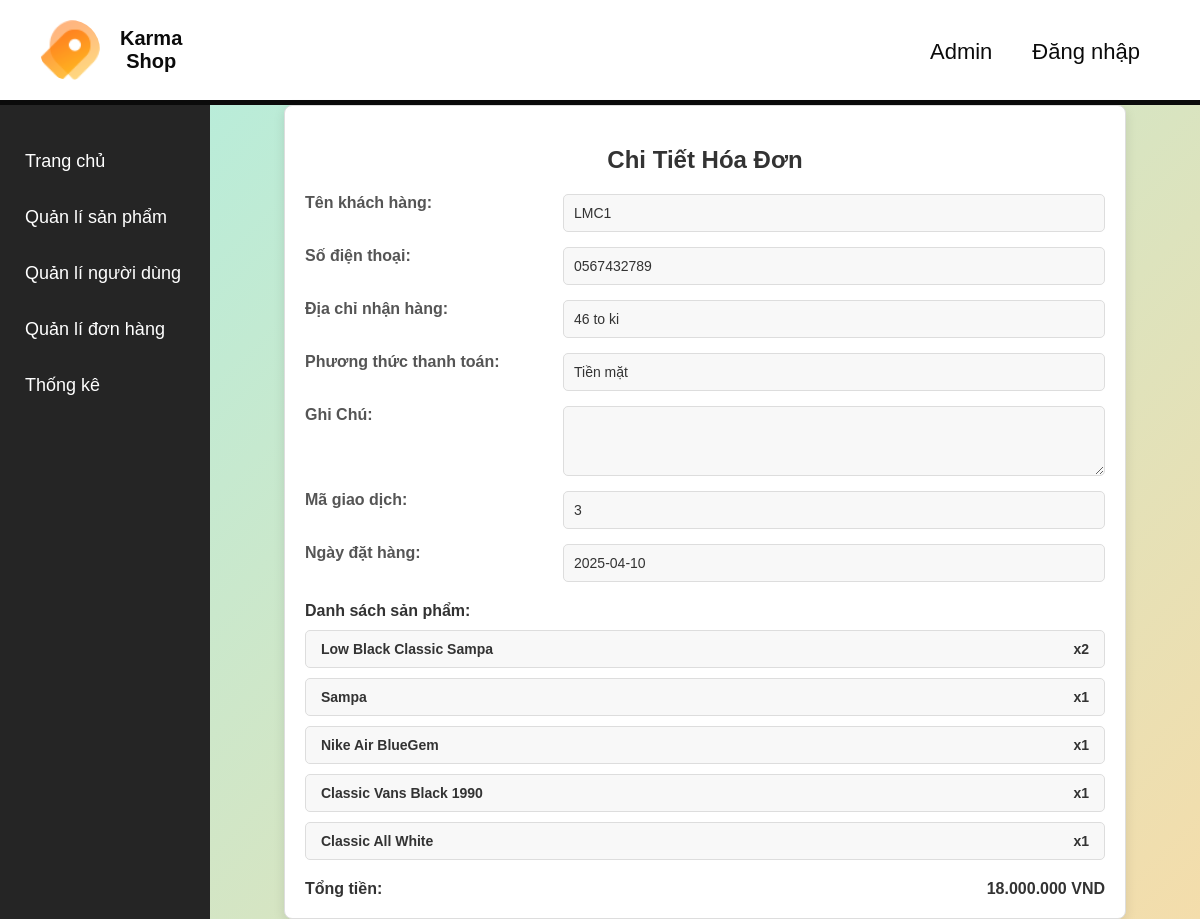
The page /chitietgiaodich.php?iddonhang=3 on the database its author committed.
### tables this page shows
CREATE TABLE `donhang` (
  `iddonhang` int(11) NOT NULL,
  `idKH` int(11) NOT NULL,
  `ngaymua` date DEFAULT NULL,
  `tongtien` decimal(10,2) DEFAULT NULL CHECK (`tongtien` >= 0),
  `trangthai` varchar(50) DEFAULT 'Chưa xác nhận',
  `diachi` text DEFAULT NULL,
  `sdt` varchar(15) DEFAULT NULL,
  `ghichu` text DEFAULT NULL,
  `phuongthucthanhtoan` varchar(50) NOT NULL DEFAULT 'Chưa xác định',
  `ngaycapnhat` timestamp NOT NULL DEFAULT current_timestamp() ON UPDATE current_timestamp()
);

CREATE TABLE `kh` (
  `idKH` int(11) NOT NULL,
  `diachi` varchar(255) DEFAULT NULL,
  `sdt` varchar(15) DEFAULT NULL,
  `email` varchar(255) NOT NULL,
  `dob` date NOT NULL,
  `tenkh` varchar(255) NOT NULL,
  `password` varchar(255) NOT NULL,
  `ngaydangky` date DEFAULT NULL,
  `status` tinyint(1) DEFAULT 1
);

CREATE TABLE `ctdonhang` (
  `idCTDH` int(11) NOT NULL,
  `iddonhang` int(11) DEFAULT NULL,
  `idsp` int(11) DEFAULT NULL,
  `soluong` int(11) DEFAULT NULL CHECK (`soluong` > 0),
  `giathanh` decimal(10,2) DEFAULT NULL CHECK (`giathanh` >= 0)
);

CREATE TABLE `sp` (
  `idsp` int(11) NOT NULL,
  `idloai` int(11) DEFAULT NULL,
  `images` longblob DEFAULT NULL,
  `tensp` varchar(255) NOT NULL,
  `giathanh` int(11) NOT NULL,
  `soluong` int(11) NOT NULL,
  `mota` varchar(1000) NOT NULL,
  `ansp` tinyint(1) NOT NULL
);

### chitietgiaodich.php (the view, shortened to what this page needs)
<?php
$servername = "localhost";
$username = "root";
$password = "";
$dbname = "test";
$conn = new mysqli($servername, $username, $password, $dbname);
$iddonhang = $_GET['iddonhang'];
$sql_order = "SELECT dh.iddonhang, dh.ngaymua, dh.diachi, dh.sdt, dh.ghichu, dh.phuongthucthanhtoan, kh.tenkh
FROM donhang dh
JOIN kh ON dh.idKH = kh.idKH
WHERE dh.iddonhang = ?";
$stmt_order = $conn->prepare($sql_order);
$stmt_order->bind_param("i", $iddonhang);
$stmt_order->execute();
$result_order = $stmt_order->get_result();
$order = $result_order->fetch_assoc();
$sql_details = "SELECT sp.tensp, ctdh.soluong, ctdh.giathanh
FROM ctdonhang ctdh
JOIN sp ON ctdh.idsp = sp.idsp
WHERE ctdh.iddonhang = ?";
$stmt_details = $conn->prepare($sql_details);
$stmt_details->bind_param("i", $iddonhang);
$stmt_details->execute();
$result_details = $stmt_details->get_result();
$total = 0;
$products = [];
while ($row = $result_details->fetch_assoc()) {
$products[] = $row;
$total += $row['soluong'] * $row['giathanh'];
}
?>
<!DOCTYPE html>
<html lang="vi">
<head>
</head>
<body>
<?php include 'header-admin.php'?>
<div class="admin-container">
<?php include 'sidebar.php' ?>
  <div class="container">
    <h2>Chi Tiết Hóa Đơn</h2>
    <div class="info-group">
      <label>Tên khách hàng:</label>
        <div class="info"><?php echo htmlspecialchars($order['tenkh']); ?></div>
    </div>
    <div class="info-group">
      <label>Số điện thoại:</label>
        <div class="info"><?php echo htmlspecialchars($order['sdt']); ?></div>
    </div>
    <div class="info-group">
      <label>Địa chỉ nhận hàng:</label>
        <div class="info"><?php echo htmlspecialchars($order['diachi']); ?></div>
    </div>
    <div class="info-group">
      <label>Phương thức thanh toán:</label>
        <div class="info"><?php echo htmlspecialchars($order['phuongthucthanhtoan']); ?></div>
    </div>
    <div class="info-group">
        <label>Ghi Chú:</label>
        <textarea disabled rows="3" class="info" style="font-family: 'Roboto', sans-serif;"><?php echo htmlspecialchars($order['ghichu']); ?></textarea>
    </div>
    <div class="info-group">
      <label>Mã giao dịch:</label>
        <div class="info"><?php echo htmlspecialchars($order['iddonhang']); ?></div>
    </div>
    <div class="info-group">
      <label>Ngày đặt hàng:</label>
        <div class="info"><?php echo htmlspecialchars($order['ngaymua']); ?></div>
    </div>
      <div class="product-info">
          <label>Danh sách sản phẩm:</label>
          <?php foreach ($products as $product): ?>
              <div class="info">
                  <span><?php echo htmlspecialchars($product['tensp']); ?></span>
                  <span>x<?php echo htmlspecialchars($product['soluong']); ?></span>
              </div>
          <?php endforeach; ?>
      </div>
      <div class="total-info">
          <span>Tổng tiền:</span>
          <span><?php echo number_format($total, 0, ',', '.') . ' VND'; ?></span>
      </div>
  </div>
</div>
</body>
</html>

### chitietgiaodich.php (style rules this page uses)
.admin-container { display: flex; min-height: 100vh; }
body { font-family: 'Poppins', sans-serif; background: linear-gradient(135deg, #afefe1, #f4ddab); margin: 0; padding: 0; color: #333; }
.container { width: 100%; max-width: 800px; padding: 20px; border: 1px solid #ddd; border-radius: 8px; background-color: white; box-shadow: 0 4px 12px rgba(0, 0, 0, 0.1); margin-left: auto; margin-right: auto; }
h2 { text-align: center; color: #333; margin-bottom: 20px; font-size: 24px; }
.info-group { display: flex; justify-content: space-between; margin-bottom: 15px; }
.info-group label { font-weight: bold; color: #555; width: 30%; }
.info-group .info { padding: 10px; border: 1px solid #ddd; border-radius: 5px; background-color: #f8f8f8; color: #333; width: 65%; font-size: 14px; }
.product-info { margin-top: 20px; margin-bottom: 20px; }
.product-info label { font-weight: bold; color: #333; font-size: 16px; margin-bottom: 10px; display: block; }
.product-info .info { display: flex; justify-content: space-between; padding: 10px 15px; border: 1px solid #ddd; border-radius: 5px; background-color: #f8f8f8; margin-bottom: 10px; font-weight: bold; font-size: 14px; }
.total-info { display: flex; justify-content: space-between; font-weight: bold; margin-top: 20px; font-size: 16px; }
.total-info span { color: #333; }

### rows shown on the page
donhang: idKH.tenkh "LMC1", sdt "0567432789", diachi "46 to ki", phuongthucthanhtoan "Tiền mặt", iddonhang "3", ngaymua "2025-04-10"
ctdonhang: idsp.tensp "Low Black Classic Sampa", soluong "2"
ctdonhang: idsp.tensp "Sampa", soluong "1"
ctdonhang: idsp.tensp "Nike Air BlueGem", soluong "1"
ctdonhang: idsp.tensp "Classic Vans Black 1990", soluong "1"
ctdonhang: idsp.tensp "Classic All White", soluong "1"

### other values the page prints
$total "18.000.000"
